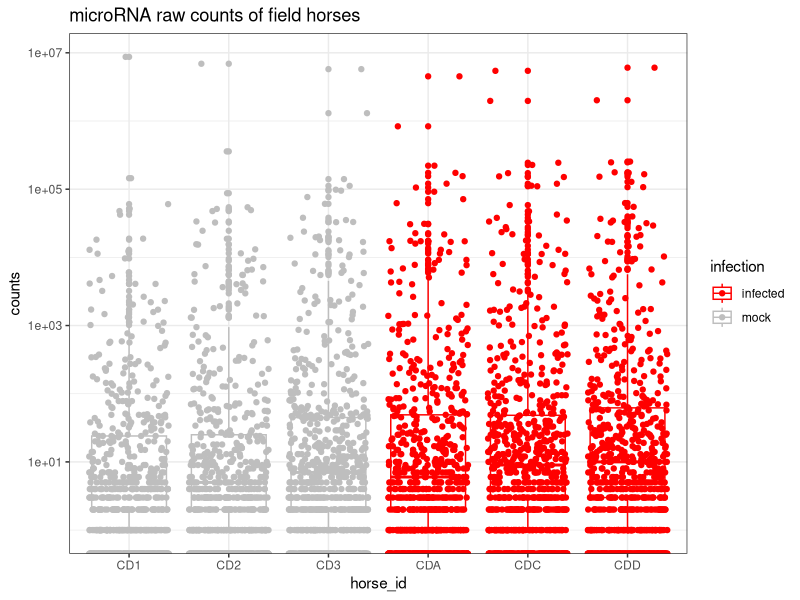
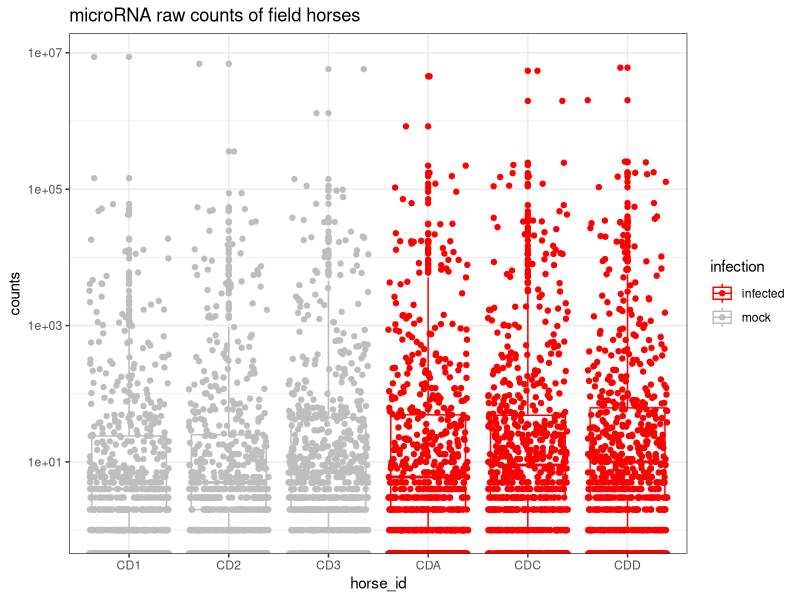

Write R code to recreate these figures, in order. (Note: this script raises an error after producing the figures.)
library("tidyverse")
read_csv("data/field_horses_metadata.csv")
field_horses_metadata <- read_csv("data/field_horses_metadata.csv")
field_horses_metadata

read_csv("data/field_horses_raw_counts.csv")
field_horses_raw_counts <- read_csv("data/field_horses_raw_counts.csv")
field_horses_raw_counts

field_horses_raw_counts_modified <- read_csv("data/field_horses_raw_counts_modified.csv")
field_horses_raw_counts_modified


field_horses_metadata_modified <- read_csv("data/field_horses_metadata_modified.csv")
field_horses_metadata_modified


tidy_field_horses_raw_counts <-  field_horses_raw_counts_modified %>%  
  gather(key = horse_id, value = counts, -gene) 
tidy_field_horses_raw_counts

full_data <- full_join(tidy_field_horses_raw_counts, field_horses_metadata_modified)
full_data 
write.csv(full_data,"data/field_horses_full_data.csv")

full_data %>%  ggplot (aes(x = horse_id,
                           y = counts, 
                           color = infection, 
                           group = horse_id))+
  geom_boxplot() + 
  geom_jitter()+
  scale_y_log10()+
  scale_color_manual(values = c(mock = "grey", infected = "red")) +
  theme_bw() +
  labs(title = "microRNA raw counts of field horses")

field_horses_raw_counts <- read_csv("data/field_horses_raw_counts.csv")
field_horses_raw_counts


#use geom_boxplot and geom_jitter to plot microRNA raw counts of field horses
full_data %>%  ggplot (aes(x = horse_id,
                           y = counts, 
                           color = infection, 
                           group = horse_id))+
  geom_boxplot() + 
  geom_jitter()+
  scale_y_log10()+
  scale_color_manual(values = c(mock = "grey", infected = "red")) +
  theme_bw() +
  labs(title = "microRNA raw counts of field horses")


#use geom_boxplot and geom_jitter to plot microRNA raw counts of field horses with raw counts > 10,000.
aw_count_more_than_10000 <- full_data %>% 
  filter(counts > 10000)

raw_count_more_than_10000 %>% ggplot(aes(x = horse_id,
                                         y = counts, 
                                         color = infection, 
                                         group = horse_id))+
  geom_boxplot() + 
  geom_jitter()+
  scale_y_log10()+
  scale_color_manual(values = c(mock = "grey", infected = "red")) +
  theme_bw() +
  labs(title = "microRNA raw counts more than 1000 of 6 horses")


#PCA analysis 
field_horses_raw_counts_PCA <- field_horses_raw_counts %>% 
  column_to_rownames("gene") %>% 
  scale()

# Peform the PCA on the already scaled heat_stress data
microRNA_PCA <- prcomp(field_horses_raw_counts_PCA)

# Check the summary
summary(microRNA_PCA)
plot(microRNA_PCA)





data_1 <- field_horses_raw_counts %>% 
  filter(gene > 0) %>% 
  column_to_rownames("gene") 
data_1



# Transpose the rows and columns
data_2 <- t(data_1) 
data_2
head(data_2)



# Remove first column from data

data_without_gene <- field_horses_raw_counts[,-(1)]
data_without_gene 

# Store GeneID as rownames
rownames(data_without_gene) <- field_horses_raw_counts$gene





View(data_without_gene)
head(data_without_gene)






